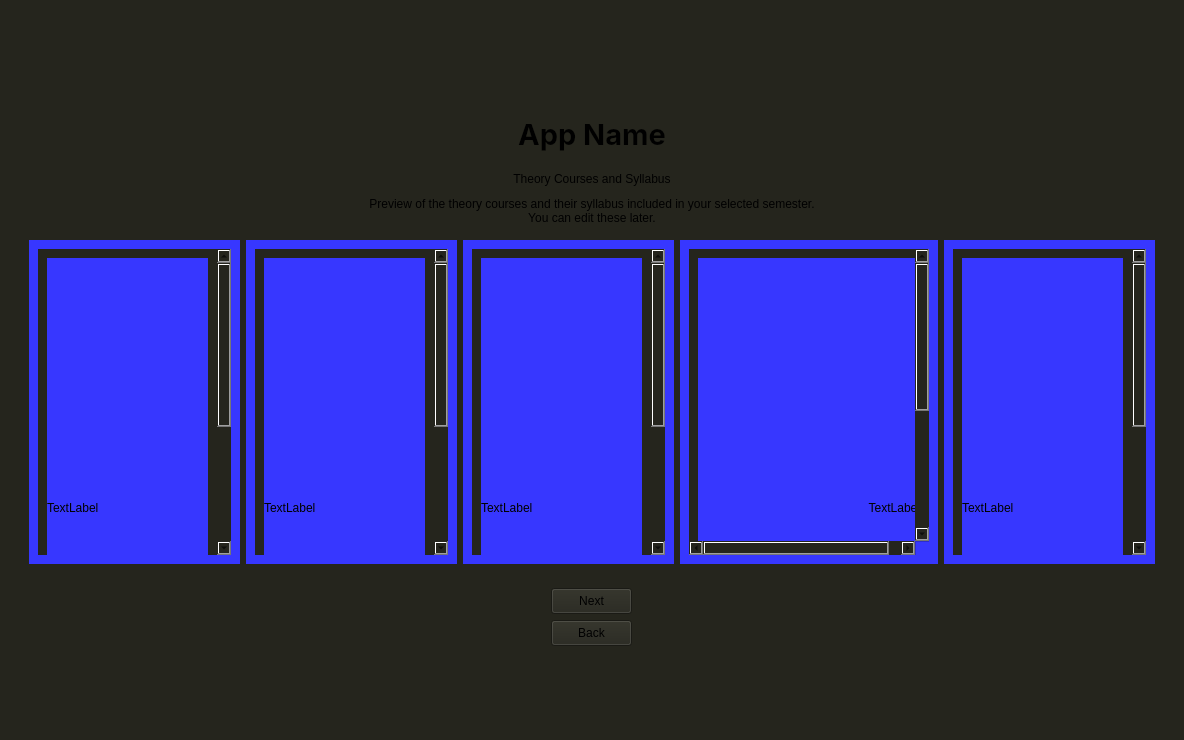
<?xml version="1.0" encoding="UTF-8"?>
<ui version="4.0">
 <class>SyllabusPreview</class>
 <widget class="QWidget" name="SyllabusPreview">
  <property name="geometry">
   <rect>
    <x>0</x>
    <y>0</y>
    <width>1184</width>
    <height>740</height>
   </rect>
  </property>
  <property name="windowTitle">
   <string>Form</string>
  </property>
  <property name="styleSheet">
   <string notr="true">background-color: rgb(37, 37, 29);</string>
  </property>
  <layout class="QVBoxLayout" name="verticalLayout_2">
   <item>
    <widget class="QLabel" name="myLabel">
     <property name="sizePolicy">
      <sizepolicy hsizetype="Preferred" vsizetype="Preferred">
       <horstretch>0</horstretch>
       <verstretch>1</verstretch>
      </sizepolicy>
     </property>
     <property name="font">
      <font>
       <family>Inter</family>
       <pointsize>22</pointsize>
       <bold>true</bold>
      </font>
     </property>
     <property name="text">
      <string>App Name</string>
     </property>
     <property name="alignment">
      <set>Qt::AlignmentFlag::AlignBottom|Qt::AlignmentFlag::AlignHCenter</set>
     </property>
    </widget>
   </item>
   <item>
    <widget class="QFrame" name="bodyFrame">
     <property name="sizePolicy">
      <sizepolicy hsizetype="Preferred" vsizetype="Preferred">
       <horstretch>0</horstretch>
       <verstretch>3</verstretch>
      </sizepolicy>
     </property>
     <property name="styleSheet">
      <string notr="true">QFrame
{
	border: none;
}</string>
     </property>
     <property name="frameShape">
      <enum>QFrame::Shape::StyledPanel</enum>
     </property>
     <property name="frameShadow">
      <enum>QFrame::Shadow::Raised</enum>
     </property>
     <layout class="QVBoxLayout" name="verticalLayout_3">
      <item>
       <widget class="QLabel" name="label">
        <property name="sizePolicy">
         <sizepolicy hsizetype="Preferred" vsizetype="Preferred">
          <horstretch>0</horstretch>
          <verstretch>1</verstretch>
         </sizepolicy>
        </property>
        <property name="text">
         <string>Theory Courses and Syllabus</string>
        </property>
        <property name="alignment">
         <set>Qt::AlignmentFlag::AlignCenter</set>
        </property>
       </widget>
      </item>
      <item>
       <widget class="QLabel" name="label_2">
        <property name="sizePolicy">
         <sizepolicy hsizetype="Preferred" vsizetype="Preferred">
          <horstretch>0</horstretch>
          <verstretch>1</verstretch>
         </sizepolicy>
        </property>
        <property name="text">
         <string>Preview of the theory courses and their syllabus included in your selected semester.
You can edit these later.</string>
        </property>
        <property name="scaledContents">
         <bool>true</bool>
        </property>
        <property name="alignment">
         <set>Qt::AlignmentFlag::AlignCenter</set>
        </property>
       </widget>
      </item>
      <item>
       <widget class="QFrame" name="gridFrame">
        <property name="sizePolicy">
         <sizepolicy hsizetype="Preferred" vsizetype="Preferred">
          <horstretch>0</horstretch>
          <verstretch>14</verstretch>
         </sizepolicy>
        </property>
        <layout class="QGridLayout" name="gridLayout">
         <item row="0" column="4">
          <widget class="QFrame" name="frame_9">
           <property name="sizePolicy">
            <sizepolicy hsizetype="MinimumExpanding" vsizetype="MinimumExpanding">
             <horstretch>0</horstretch>
             <verstretch>0</verstretch>
            </sizepolicy>
           </property>
           <property name="minimumSize">
            <size>
             <width>0</width>
             <height>181</height>
            </size>
           </property>
           <property name="styleSheet">
            <string notr="true">QFrame{background-color: rgb(55,55,255)}</string>
           </property>
           <property name="frameShape">
            <enum>QFrame::Shape::StyledPanel</enum>
           </property>
           <property name="frameShadow">
            <enum>QFrame::Shadow::Raised</enum>
           </property>
           <layout class="QVBoxLayout" name="verticalLayout_15">
            <item>
             <widget class="QScrollArea" name="scrollArea_6">
              <property name="widgetResizable">
               <bool>true</bool>
              </property>
              <widget class="QWidget" name="scrollAreaWidgetContents_7">
               <property name="geometry">
                <rect>
                 <x>0</x>
                 <y>0</y>
                 <width>191</width>
                 <height>518</height>
                </rect>
               </property>
               <layout class="QVBoxLayout" name="verticalLayout_16">
                <item>
                 <widget class="QLabel" name="label_10">
                  <property name="minimumSize">
                   <size>
                    <width>0</width>
                    <height>500</height>
                   </size>
                  </property>
                  <property name="text">
                   <string>TextLabel</string>
                  </property>
                 </widget>
                </item>
               </layout>
              </widget>
             </widget>
            </item>
           </layout>
          </widget>
         </item>
         <item row="0" column="3">
          <widget class="QFrame" name="frame_8">
           <property name="sizePolicy">
            <sizepolicy hsizetype="MinimumExpanding" vsizetype="MinimumExpanding">
             <horstretch>0</horstretch>
             <verstretch>0</verstretch>
            </sizepolicy>
           </property>
           <property name="minimumSize">
            <size>
             <width>0</width>
             <height>181</height>
            </size>
           </property>
           <property name="styleSheet">
            <string notr="true">QFrame{background-color: rgb(55,55,255)}</string>
           </property>
           <property name="frameShape">
            <enum>QFrame::Shape::StyledPanel</enum>
           </property>
           <property name="frameShadow">
            <enum>QFrame::Shadow::Raised</enum>
           </property>
           <layout class="QVBoxLayout" name="verticalLayout_13">
            <item>
             <widget class="QScrollArea" name="scrollArea_5">
              <property name="widgetResizable">
               <bool>true</bool>
              </property>
              <widget class="QWidget" name="scrollAreaWidgetContents_6">
               <property name="geometry">
                <rect>
                 <x>0</x>
                 <y>0</y>
                 <width>240</width>
                 <height>518</height>
                </rect>
               </property>
               <layout class="QVBoxLayout" name="verticalLayout_14">
                <item>
                 <widget class="QLabel" name="label_9">
                  <property name="minimumSize">
                   <size>
                    <width>222</width>
                    <height>500</height>
                   </size>
                  </property>
                  <property name="text">
                   <string>TextLabel</string>
                  </property>
                  <property name="alignment">
                   <set>Qt::AlignmentFlag::AlignRight|Qt::AlignmentFlag::AlignTrailing|Qt::AlignmentFlag::AlignVCenter</set>
                  </property>
                 </widget>
                </item>
               </layout>
              </widget>
             </widget>
            </item>
           </layout>
          </widget>
         </item>
         <item row="0" column="1">
          <widget class="QFrame" name="frame_5">
           <property name="sizePolicy">
            <sizepolicy hsizetype="MinimumExpanding" vsizetype="MinimumExpanding">
             <horstretch>0</horstretch>
             <verstretch>0</verstretch>
            </sizepolicy>
           </property>
           <property name="minimumSize">
            <size>
             <width>0</width>
             <height>181</height>
            </size>
           </property>
           <property name="styleSheet">
            <string notr="true">QFrame{background-color: rgb(55,55,255)}</string>
           </property>
           <property name="frameShape">
            <enum>QFrame::Shape::StyledPanel</enum>
           </property>
           <property name="frameShadow">
            <enum>QFrame::Shadow::Raised</enum>
           </property>
           <layout class="QVBoxLayout" name="verticalLayout_9">
            <item>
             <widget class="QScrollArea" name="scrollArea_3">
              <property name="widgetResizable">
               <bool>true</bool>
              </property>
              <widget class="QWidget" name="scrollAreaWidgetContents_4">
               <property name="geometry">
                <rect>
                 <x>0</x>
                 <y>0</y>
                 <width>191</width>
                 <height>518</height>
                </rect>
               </property>
               <layout class="QVBoxLayout" name="verticalLayout_10">
                <item>
                 <widget class="QLabel" name="label_4">
                  <property name="minimumSize">
                   <size>
                    <width>0</width>
                    <height>500</height>
                   </size>
                  </property>
                  <property name="text">
                   <string>TextLabel</string>
                  </property>
                 </widget>
                </item>
               </layout>
              </widget>
             </widget>
            </item>
           </layout>
          </widget>
         </item>
         <item row="0" column="2">
          <widget class="QFrame" name="frame_7">
           <property name="sizePolicy">
            <sizepolicy hsizetype="MinimumExpanding" vsizetype="MinimumExpanding">
             <horstretch>0</horstretch>
             <verstretch>0</verstretch>
            </sizepolicy>
           </property>
           <property name="minimumSize">
            <size>
             <width>0</width>
             <height>181</height>
            </size>
           </property>
           <property name="styleSheet">
            <string notr="true">QFrame{background-color: rgb(55,55,255)}</string>
           </property>
           <property name="frameShape">
            <enum>QFrame::Shape::StyledPanel</enum>
           </property>
           <property name="frameShadow">
            <enum>QFrame::Shadow::Raised</enum>
           </property>
           <layout class="QVBoxLayout" name="verticalLayout_11">
            <item>
             <widget class="QScrollArea" name="scrollArea_4">
              <property name="widgetResizable">
               <bool>true</bool>
              </property>
              <widget class="QWidget" name="scrollAreaWidgetContents_5">
               <property name="geometry">
                <rect>
                 <x>0</x>
                 <y>0</y>
                 <width>192</width>
                 <height>518</height>
                </rect>
               </property>
               <layout class="QVBoxLayout" name="verticalLayout_12">
                <item>
                 <widget class="QLabel" name="label_5">
                  <property name="minimumSize">
                   <size>
                    <width>0</width>
                    <height>500</height>
                   </size>
                  </property>
                  <property name="text">
                   <string>TextLabel</string>
                  </property>
                 </widget>
                </item>
               </layout>
              </widget>
             </widget>
            </item>
           </layout>
          </widget>
         </item>
         <item row="0" column="0">
          <widget class="QFrame" name="frame_2">
           <property name="sizePolicy">
            <sizepolicy hsizetype="MinimumExpanding" vsizetype="MinimumExpanding">
             <horstretch>0</horstretch>
             <verstretch>0</verstretch>
            </sizepolicy>
           </property>
           <property name="minimumSize">
            <size>
             <width>0</width>
             <height>181</height>
            </size>
           </property>
           <property name="styleSheet">
            <string notr="true">QFrame{background-color: rgb(55,55,255)}</string>
           </property>
           <property name="frameShape">
            <enum>QFrame::Shape::StyledPanel</enum>
           </property>
           <property name="frameShadow">
            <enum>QFrame::Shadow::Raised</enum>
           </property>
           <layout class="QVBoxLayout" name="verticalLayout_4">
            <item>
             <widget class="QScrollArea" name="scrollArea">
              <property name="widgetResizable">
               <bool>true</bool>
              </property>
              <widget class="QWidget" name="scrollAreaWidgetContents_2">
               <property name="geometry">
                <rect>
                 <x>0</x>
                 <y>0</y>
                 <width>191</width>
                 <height>518</height>
                </rect>
               </property>
               <layout class="QVBoxLayout" name="verticalLayout_5">
                <item>
                 <widget class="QLabel" name="label_3">
                  <property name="minimumSize">
                   <size>
                    <width>0</width>
                    <height>500</height>
                   </size>
                  </property>
                  <property name="text">
                   <string>TextLabel</string>
                  </property>
                 </widget>
                </item>
               </layout>
              </widget>
             </widget>
            </item>
           </layout>
          </widget>
         </item>
        </layout>
       </widget>
      </item>
     </layout>
    </widget>
   </item>
   <item>
    <widget class="QFrame" name="frame_6">
     <property name="sizePolicy">
      <sizepolicy hsizetype="Preferred" vsizetype="Minimum">
       <horstretch>0</horstretch>
       <verstretch>1</verstretch>
      </sizepolicy>
     </property>
     <property name="layoutDirection">
      <enum>Qt::LayoutDirection::LeftToRight</enum>
     </property>
     <property name="styleSheet">
      <string notr="true">QFrame
{
	border: none;
}</string>
     </property>
     <property name="frameShape">
      <enum>QFrame::Shape::StyledPanel</enum>
     </property>
     <property name="frameShadow">
      <enum>QFrame::Shadow::Raised</enum>
     </property>
     <layout class="QVBoxLayout" name="verticalLayout">
      <property name="topMargin">
       <number>0</number>
      </property>
      <item alignment="Qt::AlignmentFlag::AlignHCenter|Qt::AlignmentFlag::AlignTop">
       <widget class="QFrame" name="frame">
        <property name="sizePolicy">
         <sizepolicy hsizetype="Maximum" vsizetype="Maximum">
          <horstretch>0</horstretch>
          <verstretch>0</verstretch>
         </sizepolicy>
        </property>
        <property name="frameShape">
         <enum>QFrame::Shape::StyledPanel</enum>
        </property>
        <property name="frameShadow">
         <enum>QFrame::Shadow::Raised</enum>
        </property>
        <layout class="QVBoxLayout" name="verticalLayout_8">
         <property name="spacing">
          <number>6</number>
         </property>
         <property name="leftMargin">
          <number>0</number>
         </property>
         <property name="topMargin">
          <number>0</number>
         </property>
         <property name="rightMargin">
          <number>0</number>
         </property>
         <property name="bottomMargin">
          <number>0</number>
         </property>
         <item>
          <widget class="QPushButton" name="nextBtn">
           <property name="sizePolicy">
            <sizepolicy hsizetype="Maximum" vsizetype="Fixed">
             <horstretch>0</horstretch>
             <verstretch>0</verstretch>
            </sizepolicy>
           </property>
           <property name="minimumSize">
            <size>
             <width>81</width>
             <height>26</height>
            </size>
           </property>
           <property name="maximumSize">
            <size>
             <width>81</width>
             <height>26</height>
            </size>
           </property>
           <property name="text">
            <string>Next</string>
           </property>
          </widget>
         </item>
         <item>
          <widget class="QPushButton" name="backBtn">
           <property name="sizePolicy">
            <sizepolicy hsizetype="Maximum" vsizetype="Fixed">
             <horstretch>0</horstretch>
             <verstretch>0</verstretch>
            </sizepolicy>
           </property>
           <property name="minimumSize">
            <size>
             <width>81</width>
             <height>26</height>
            </size>
           </property>
           <property name="maximumSize">
            <size>
             <width>81</width>
             <height>26</height>
            </size>
           </property>
           <property name="text">
            <string>Back</string>
           </property>
          </widget>
         </item>
        </layout>
       </widget>
      </item>
     </layout>
    </widget>
   </item>
  </layout>
 </widget>
 <resources/>
 <connections/>
</ui>
